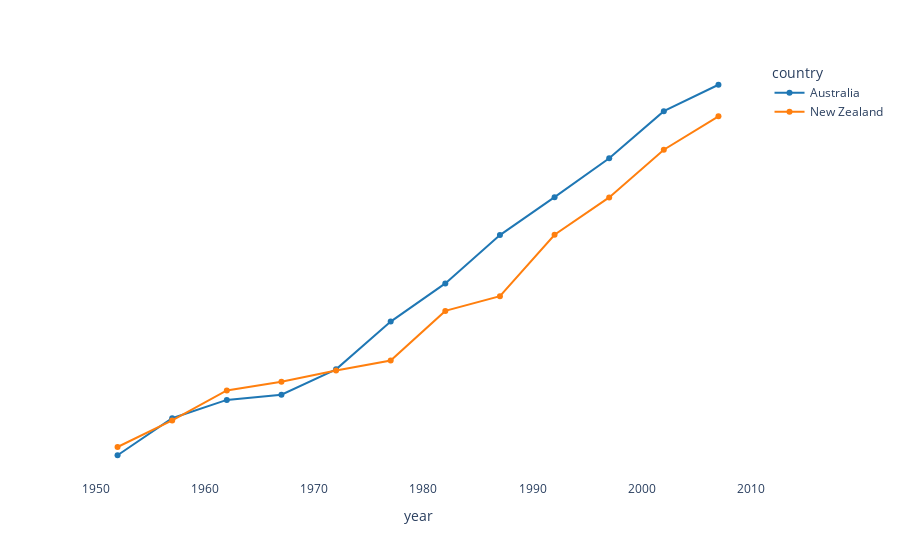

The cell this chart's notebook holds for it:
### Code cell
df = px.data.gapminder().query("continent == 'Oceania'")
line(df, 'year', 'lifeExp', color='country')

### Figure 1 — Plotly figure (JSON) as saved in the notebook; plotly's stock layout.template omitted (floating-point values rounded to 4 significant figures)
{"data": [{"hovertemplate": "country=Australia<br>year=%{x}<br>lifeExp=%{y}<extra></extra>", "legendgroup": "Australia", "line": {"color": "#1F77B4", "dash": "solid"}, "marker": {"symbol": "circle"}, "mode": "markers+lines", "name": "Australia", "orientation": "v", "showlegend": true, "type": "scatter", "x": [1952, 1957, 1962, 1967, 1972, 1977, 1982, 1987, 1992, 1997, 2002, 2007], "xaxis": "x", "y": [69.12, 70.33, 70.93, 71.1, 71.93, 73.49, 74.74, 76.32, 77.56, 78.83, 80.37, 81.23], "yaxis": "y"}, {"hovertemplate": "country=New Zealand<br>year=%{x}<br>lifeExp=%{y}<extra></extra>", "legendgroup": "New Zealand", "line": {"color": "#FF7F0E", "dash": "solid"}, "marker": {"symbol": "circle"}, "mode": "markers+lines", "name": "New Zealand", "orientation": "v", "showlegend": true, "type": "scatter", "x": [1952, 1957, 1962, 1967, 1972, 1977, 1982, 1987, 1992, 1997, 2002, 2007], "xaxis": "x", "y": [69.39, 70.26, 71.24, 71.52, 71.89, 72.22, 73.84, 74.32, 76.33, 77.55, 79.11, 80.2], "yaxis": "y"}], "layout": {"autosize": false, "legend": {"title": {"text": "country"}, "tracegroupgap": 0}, "margin": {"t": 60}, "plot_bgcolor": "rgba(0,0,0,0)", "title": {"x": 0.5}, "uniformtext": {"minsize": 5}, "xaxis": {"anchor": "y", "domain": [0, 1], "title": {"text": "year"}}, "yaxis": {"anchor": "x", "domain": [0, 1], "title": {"text": "lifeExp"}, "visible": false}}}
